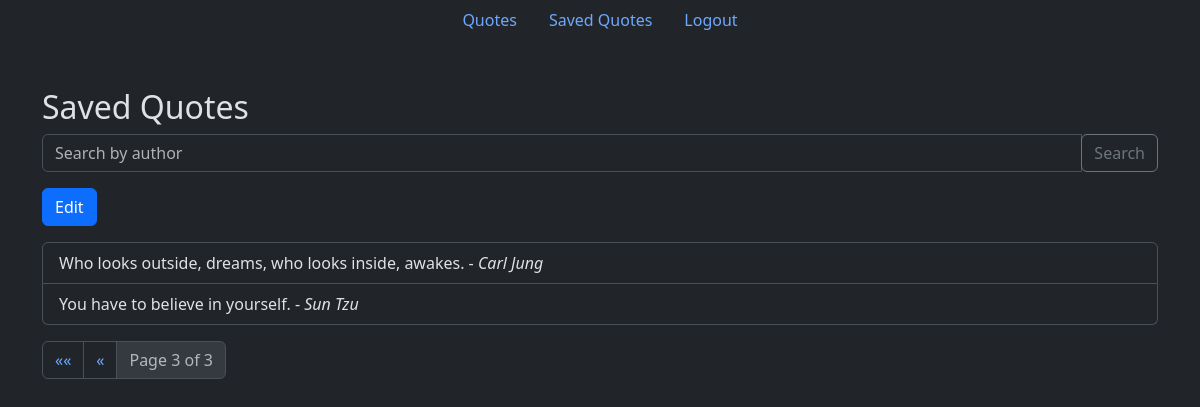
The app's page /saved-quotes/?page=3 (signed in) with its own data.
### quotes/models.py (models this page shows, shortened)
class SavedQuote(models.Model):
    user = models.ForeignKey(User, on_delete=models.CASCADE)
    quote_text = models.TextField()
    quote_author = models.CharField(max_length=100)
    class Meta:
        unique_together = ('user', 'quote_text', 'quote_author')

### quotes/views.py (the view)
# urls.py: path('saved-quotes/', views.saved_quotes, name='saved_quotes'),
@login_required
def saved_quotes(request):
    author = request.GET.get('author', '')
    saved_quotes = SavedQuote.objects.filter(user=request.user)
    if author:
        saved_quotes = saved_quotes.filter(quote_author__icontains=author)
    paginator = Paginator(saved_quotes, 10)  # Show 10 quotes per page
    page_number = request.GET.get('page')
    try:
        page_obj = paginator.page(page_number)
    except PageNotAnInteger:
        page_obj = paginator.page(1)
    except EmptyPage:
        page_obj = paginator.page(paginator.num_pages)
    return render(request, 'saved-quotes/saved_quotes.html', {'page_obj': page_obj, 'selected_author': author})

### quotes/templates/saved-quotes/saved_quotes.html (shortened to what this page needs)
{% extends 'base.html' %} {% block content %}
  <div class="container mt-5">
    <h2>Saved Quotes</h2>
    <form method="get" action="{% url 'saved_quotes' %}" class="mb-3">
      <div class="input-group">
        <input type="text" class="form-control" placeholder="Search by author" name="author" value="{{ selected_author }}" />
        <div class="input-group-append">
          <button type="submit" class="btn btn-outline-secondary">Search</button>
        </div>
      </div>
    </form>
    {% if saved_quotes.count == 0 %}
      <p>No quotes found for the given author.</p>
    {% else %}
      <button type="button" class="btn btn-primary mb-3" id="edit-button">Edit</button>
      <form method="post" action="{% url 'delete_selected_quotes' %}" id="delete-form">
        <ul class="list-group">
          {% for saved_quote in page_obj %}
            <li class="list-group-item">
              {{ saved_quote.quote_text }} - <span class="fst-italic">{{ saved_quote.quote_author }}</span>
            </li>
          {% endfor %}
        </ul>
      </form>
      <nav aria-label="Page navigation">
        <ul class="pagination">
          {% if page_obj.has_previous %}
            <li class="page-item">
              <a class="page-link" href="?page=1" aria-label="First"><span aria-hidden="true">&laquo;&laquo;</span></a>
            </li>
            <li class="page-item">
              <a class="page-link" href="?page={{ page_obj.previous_page_number }}" aria-label="Previous"><span aria-hidden="true">&laquo;</span></a>
            </li>
          {% endif %}
          <li class="page-item disabled">
            <span class="page-link">Page {{ page_obj.number }} of {{ page_obj.paginator.num_pages }}</span>
          </li>
        </ul>
      </nav>
    {% endif %}
  </div>
{% endblock %}

### records on screen
SavedQuote: quote_text "Who looks outside, dreams, who looks inside, awakes.", quote_author "Carl Jung"
SavedQuote: quote_text "You have to believe in yourself.", quote_author "Sun Tzu"

### other values on screen
{{ page_obj.number }} "3"
{{ page_obj.paginator.num_pages }} "3"
